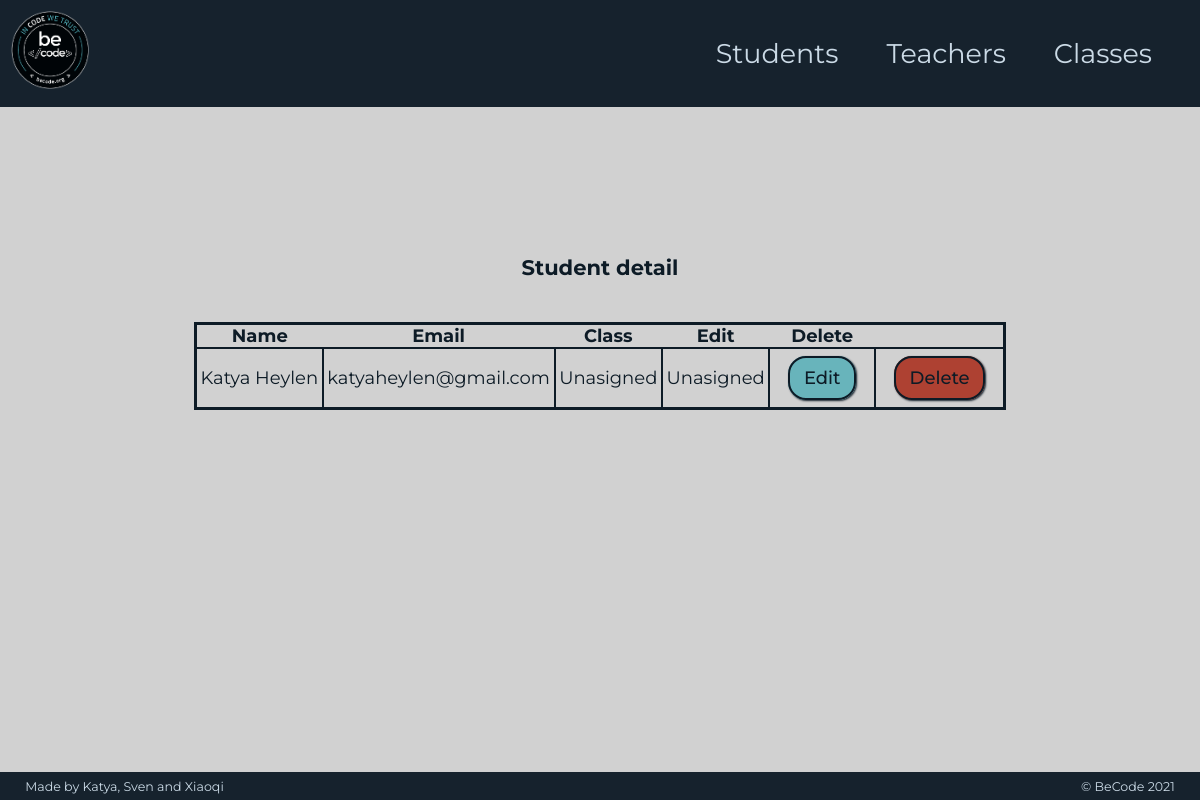
The app's page /index.php?page=viewStudent&id=1 with its own data.
### tables this page shows
CREATE TABLE Student (
    ID INT UNSIGNED AUTO_INCREMENT PRIMARY KEY,
    Name varchar(255) NOT NULL,
    Email varchar(255) NOT NULL,
    Class INT UNSIGNED,
    FOREIGN KEY (Class) REFERENCES Class(ID) ON DELETE RESTRICT ON UPDATE CASCADE
);

CREATE TABLE Teacher (
     ID INT UNSIGNED AUTO_INCREMENT PRIMARY KEY,
     Name varchar(255) NOT NULL,
     Email varchar(255)
);

### Model/connection.php (called while the page is built, shortened)
<?php
class Connection extends PDO
{
    public function __construct(){
        $driverOptions = [
            PDO::MYSQL_ATTR_INIT_COMMAND => "SET NAMES 'utf8'",
            PDO::ATTR_ERRMODE => PDO::ERRMODE_EXCEPTION,
            PDO::ATTR_DEFAULT_FETCH_MODE => PDO::FETCH_ASSOC,
        ];
    }
}

### Model/studentLoader.php (called while the page is built, shortened)
<?php
class StudentLoader
{
    public static function getStudent(PDO $PDO, int $id){
        $handler = $PDO->query('SELECT * FROM student WHERE ID = ' . $id);
        $student = $handler->fetchAll();
        $student[0]["ClassName"] = self::getClassName($PDO, $student[0]["Class"]);
        $student[0]["Teacher"] = self::getTeacherInfo($PDO, $student[0]["Class"]);
        return $student;
    }
    public static function getClassName(PDO $PDO, int $classID)
    {
        $handler = $PDO->query('SELECT Name FROM class WHERE ID = ' . $classID);
        $className= $handler->fetchAll();
        return $className[0]["Name"];
    }
    public static function getTeacherInfo(PDO $PDO, int $classID)
    {
        $handler = $PDO->query('SELECT * FROM teacher WHERE ID = (SELECT Teacher FROM class WHERE ID = ' . $classID . ')');
        return $handler->fetchAll();
    }
}

### View/viewStudentView.php (the view)
<?php require 'includes/header.php' ?>
    <section id="students">
        <div id="studentDetail">
            <h3>Student detail</h3>
            <table>
                <tr>
                    <th>Name</th>
                    <th>Email</th>
                    <th>Class</th>
                    <th>Edit</th>
                    <th>Delete</th>
                </tr>
                <tr>
                    <td><?php echo $student[0]["Name"]; ?></td>
                    <td><?php echo $student[0]["Email"]; ?></td>
                    <td><?php echo $student[0]["ClassName"]; ?></td>
                    <td><?php echo $student[0]["Teacher"][0]["Name"]; ?></td>
                    <td class="button-cell">
                        <a class="button-Link editBtn" href="index.php?page=editStudent&id=<?php echo $student[0]["ID"]; ?>">Edit</a>
                    </td>
                    <td class="button-cell">
                        <a class="button-Link deleteBtn" href="index.php?page=deleteStudent&id=<?php echo $student[0]["ID"]; ?>">Delete</a>
                    </td>
                </tr>
            </table>
        </div>
    </section>
<?php require 'includes/footer.php' ?>

### Style/style.css (style rules this page uses)
:root { --bg-color-dark: hsl(207,35%,13%); --bg-color-light: hsl(207, 0%, 82%); --text-color-dark: hsl(207, 50%, 10%); --text-color-light: hsl(207, 35%, 85%); --highlight1: hsl(7,55%,44%); --highlight2: hsl(185,38%,57%); --highlight3: hsl(132,38%,57%); }
* { padding: 0; margin: 0; box-sizing: border-box; }
a { color: inherit; text-decoration: none; }
body { background: var(--bg-color-light); color: var(--text-color-dark); font-family: 'Montserrat', sans-serif; font-size: 22px; }
.button-cell { padding: 1em; font-weight: 500; }
.button-Link { width: 100%; height: 100%; padding: 0.5em 0.75em; text-align: center; border-radius: 1em; border: 2px solid var(--text-color-dark); box-shadow: 1px 1px 2px var(--bg-color-dark); }
.editBtn { background: var(--highlight2); }
.deleteBtn { background: var(--highlight1); }
table { width: 100%; border: 3px solid var(--text-color-dark); border-collapse: collapse; }
td { padding: 1em 2em 1em 0.2em; border: 2px solid var(--text-color-dark); }
#students h3 { text-align: center; margin-bottom: 2em; }
@media (max-width: 1400px) { body { font-size: 20px; } }
@media (max-width: 1400px) { td { padding: 0.75em; } }
@media (max-width: 1250px) { body { font-size: 18px; } }
@media (max-width: 1250px) { td { padding: 0 0.2em; } }

### records on screen
student: Name "Katya Heylen", Email "katyaheylen@gmail.com"
teacher: Name "Unasigned"

### other values on screen
$student[0]["ClassName"] "Unasigned"
